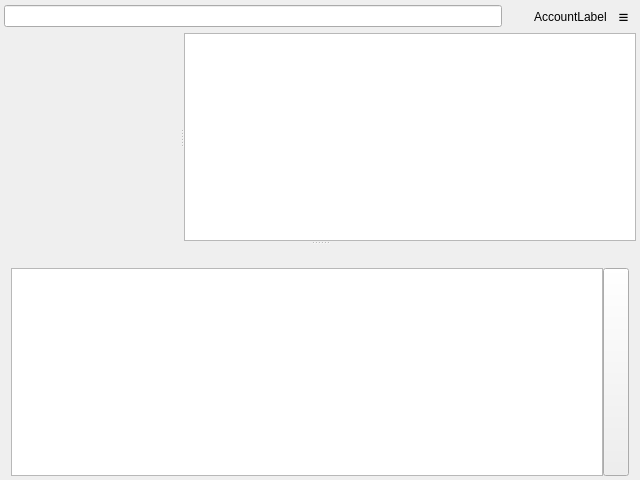
<?xml version="1.0" encoding="UTF-8"?>
<ui version="4.0">
 <class>GroupChatDlg</class>
 <widget class="QWidget" name="GroupChatDlg">
  <property name="geometry">
   <rect>
    <x>0</x>
    <y>0</y>
    <width>640</width>
    <height>480</height>
   </rect>
  </property>
  <property name="windowTitle">
   <string/>
  </property>
  <property name="windowIcon">
   <iconset resource="../iconsets.qrc">
    <normaloff>:/iconsets/system/default/info.png</normaloff>:/iconsets/system/default/info.png</iconset>
  </property>
  <layout class="QVBoxLayout">
   <property name="spacing">
    <number>6</number>
   </property>
   <property name="leftMargin">
    <number>4</number>
   </property>
   <property name="topMargin">
    <number>4</number>
   </property>
   <property name="rightMargin">
    <number>4</number>
   </property>
   <property name="bottomMargin">
    <number>4</number>
   </property>
   <item>
    <widget class="ChatSplitter" name="vsplitter">
     <property name="orientation">
      <enum>Qt::Orientation::Vertical</enum>
     </property>
     <widget class="QFrame" name="topFrame">
      <property name="sizePolicy">
       <sizepolicy hsizetype="Preferred" vsizetype="MinimumExpanding">
        <horstretch>0</horstretch>
        <verstretch>0</verstretch>
       </sizepolicy>
      </property>
      <property name="frameShape">
       <enum>QFrame::Shape::NoFrame</enum>
      </property>
      <property name="frameShadow">
       <enum>QFrame::Shadow::Plain</enum>
      </property>
      <layout class="QVBoxLayout">
       <property name="spacing">
        <number>4</number>
       </property>
       <property name="leftMargin">
        <number>0</number>
       </property>
       <property name="topMargin">
        <number>0</number>
       </property>
       <property name="rightMargin">
        <number>0</number>
       </property>
       <property name="bottomMargin">
        <number>0</number>
       </property>
       <item>
        <widget class="QWidget" name="widget" native="true">
         <property name="sizePolicy">
          <sizepolicy hsizetype="Preferred" vsizetype="Preferred">
           <horstretch>0</horstretch>
           <verstretch>0</verstretch>
          </sizepolicy>
         </property>
         <layout class="QHBoxLayout">
          <property name="spacing">
           <number>4</number>
          </property>
          <property name="leftMargin">
           <number>0</number>
          </property>
          <property name="topMargin">
           <number>0</number>
          </property>
          <property name="rightMargin">
           <number>0</number>
          </property>
          <property name="bottomMargin">
           <number>0</number>
          </property>
          <item>
           <widget class="ActionLineEdit" name="le_topic">
            <property name="readOnly">
             <bool>true</bool>
            </property>
           </widget>
          </item>
          <item>
           <widget class="QToolButton" name="tb_emoticons">
            <property name="toolTip">
             <string>Select icon</string>
            </property>
            <property name="text">
             <string/>
            </property>
            <property name="iconSize">
             <size>
              <width>16</width>
              <height>16</height>
             </size>
            </property>
            <property name="popupMode">
             <enum>QToolButton::ToolButtonPopupMode::InstantPopup</enum>
            </property>
            <property name="autoRaise">
             <bool>true</bool>
            </property>
           </widget>
          </item>
          <item>
           <widget class="AccountLabel" name="lb_ident">
            <property name="text">
             <string notr="true">AccountLabel</string>
            </property>
           </widget>
          </item>
          <item>
           <widget class="QToolButton" name="tb_actions">
            <property name="font">
             <font>
              <pointsize>13</pointsize>
             </font>
            </property>
            <property name="toolTip">
             <string>Actions</string>
            </property>
            <property name="styleSheet">
             <string notr="true">QToolButton { padding: 0px; } QToolButton::menu-indicator { image:none; } </string>
            </property>
            <property name="text">
             <string notr="true">≡</string>
            </property>
            <property name="popupMode">
             <enum>QToolButton::ToolButtonPopupMode::InstantPopup</enum>
            </property>
            <property name="toolButtonStyle">
             <enum>Qt::ToolButtonStyle::ToolButtonTextOnly</enum>
            </property>
            <property name="autoRaise">
             <bool>true</bool>
            </property>
            <property name="arrowType">
             <enum>Qt::ArrowType::NoArrow</enum>
            </property>
           </widget>
          </item>
         </layout>
        </widget>
       </item>
       <item>
        <widget class="QSplitter" name="hsplitter">
         <property name="sizePolicy">
          <sizepolicy hsizetype="Expanding" vsizetype="Preferred">
           <horstretch>0</horstretch>
           <verstretch>1</verstretch>
          </sizepolicy>
         </property>
         <property name="orientation">
          <enum>Qt::Orientation::Horizontal</enum>
         </property>
         <widget class="ChatView" name="log">
          <property name="sizePolicy">
           <sizepolicy hsizetype="Expanding" vsizetype="MinimumExpanding">
            <horstretch>0</horstretch>
            <verstretch>0</verstretch>
           </sizepolicy>
          </property>
          <property name="focusPolicy">
           <enum>Qt::FocusPolicy::NoFocus</enum>
          </property>
         </widget>
         <widget class="GCUserView" name="lv_users">
          <property name="minimumSize">
           <size>
            <width>20</width>
            <height>0</height>
           </size>
          </property>
          <property name="horizontalScrollBarPolicy">
           <enum>Qt::ScrollBarPolicy::ScrollBarAlwaysOff</enum>
          </property>
         </widget>
        </widget>
       </item>
      </layout>
     </widget>
     <widget class="QFrame" name="bottomFrame">
      <property name="sizePolicy">
       <sizepolicy hsizetype="Preferred" vsizetype="Maximum">
        <horstretch>0</horstretch>
        <verstretch>0</verstretch>
       </sizepolicy>
      </property>
      <property name="frameShape">
       <enum>QFrame::Shape::NoFrame</enum>
      </property>
      <property name="frameShadow">
       <enum>QFrame::Shadow::Plain</enum>
      </property>
      <layout class="QVBoxLayout">
       <property name="spacing">
        <number>6</number>
       </property>
       <property name="leftMargin">
        <number>0</number>
       </property>
       <property name="topMargin">
        <number>0</number>
       </property>
       <property name="rightMargin">
        <number>0</number>
       </property>
       <property name="bottomMargin">
        <number>0</number>
       </property>
       <item>
        <widget class="QToolBar" name="toolbar">
         <property name="sizePolicy">
          <sizepolicy hsizetype="Minimum" vsizetype="Maximum">
           <horstretch>0</horstretch>
           <verstretch>0</verstretch>
          </sizepolicy>
         </property>
         <property name="orientation">
          <enum>Qt::Orientation::Horizontal</enum>
         </property>
        </widget>
       </item>
       <item>
        <layout class="QHBoxLayout">
         <property name="spacing">
          <number>0</number>
         </property>
         <item>
          <widget class="QLabel" name="mini_prompt">
           <property name="font">
            <font>
             <bold>true</bold>
            </font>
           </property>
          </widget>
         </item>
         <item>
          <widget class="ChatEditProxy" name="mle">
           <property name="sizePolicy">
            <sizepolicy hsizetype="Expanding" vsizetype="Preferred">
             <horstretch>0</horstretch>
             <verstretch>0</verstretch>
            </sizepolicy>
           </property>
          </widget>
         </item>
         <item>
          <widget class="QPushButton" name="pb_send">
           <property name="sizePolicy">
            <sizepolicy hsizetype="Minimum" vsizetype="Expanding">
             <horstretch>0</horstretch>
             <verstretch>0</verstretch>
            </sizepolicy>
           </property>
           <property name="minimumSize">
            <size>
             <width>26</width>
             <height>0</height>
            </size>
           </property>
           <property name="maximumSize">
            <size>
             <width>26</width>
             <height>16777215</height>
            </size>
           </property>
           <property name="contextMenuPolicy">
            <enum>Qt::ContextMenuPolicy::CustomContextMenu</enum>
           </property>
           <property name="toolTip">
            <string>Send</string>
           </property>
          </widget>
         </item>
         <item>
          <widget class="PixmapRatioLabel" name="lblAvatar">
           <property name="text">
            <string notr="true"/>
           </property>
          </widget>
         </item>
        </layout>
       </item>
      </layout>
     </widget>
    </widget>
   </item>
  </layout>
 </widget>
 <customwidgets>
  <customwidget>
   <class>ChatView</class>
   <extends>QFrame</extends>
   <header>chatview.h</header>
   <container>1</container>
  </customwidget>
  <customwidget>
   <class>ChatSplitter</class>
   <extends>QSplitter</extends>
   <header>chatsplitter.h</header>
   <container>1</container>
  </customwidget>
  <customwidget>
   <class>ChatEditProxy</class>
   <extends>QTextEdit</extends>
   <header>chateditproxy.h</header>
  </customwidget>
  <customwidget>
   <class>AccountLabel</class>
   <extends>QLabel</extends>
   <header>accountlabel.h</header>
  </customwidget>
  <customwidget>
   <class>PixmapRatioLabel</class>
   <extends>QLabel</extends>
   <header>pixmapratiolabel.h</header>
  </customwidget>
  <customwidget>
   <class>ActionLineEdit</class>
   <extends>QLineEdit</extends>
   <header>actionlineedit.h</header>
  </customwidget>
  <customwidget>
   <class>GCUserView</class>
   <extends>QTreeView</extends>
   <header>gcuserview.h</header>
  </customwidget>
 </customwidgets>
 <resources>
  <include location="../iconsets.qrc"/>
 </resources>
 <connections/>
</ui>
